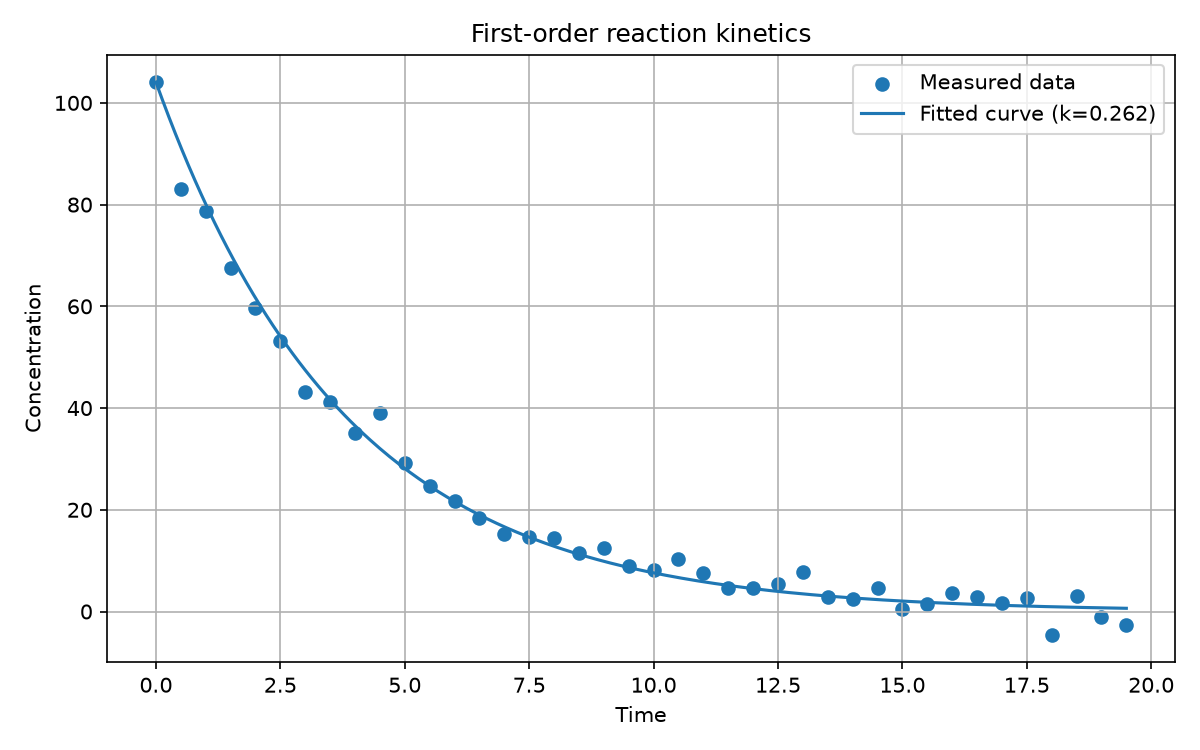

Source code (Python):
import numpy as np
import matplotlib.pyplot as plt
from scipy.optimize import minimize


# Read experimental data
data = np.loadtxt("kinetics.csv", delimiter=",", skiprows=1)

time = data[:, 0]
concentration = data[:, 1]

# Initial concentration
C0 = concentration[0]


# First-order reaction model
def model(t, k):
    return C0 * np.exp(-k * t)


# Sum of squared errors
def total_error(params):
    k = params[0]
    predicted = model(time, k)
    return np.sum((concentration - predicted) ** 2)


# Find the best rate constant
result = minimize(
    total_error,
    x0=[0.5],
    method="SLSQP",
    bounds=[(0, 5)]
)

k_fit = result.x[0]

print("Fitted rate constant k =", k_fit)
print("Optimization successful:", result.success)

# Plot measurements and fitted curve
t_fit = np.linspace(time.min(), time.max(), 300)

plt.figure(figsize=(8, 5))
plt.scatter(time, concentration, label="Measured data")
plt.plot(t_fit, model(t_fit, k_fit), label=f"Fitted curve (k={k_fit:.3f})")

plt.xlabel("Time")
plt.ylabel("Concentration")
plt.title("First-order reaction kinetics")
plt.legend()
plt.grid(True)
plt.tight_layout()
plt.savefig("kinetics.png", dpi=150)
plt.show()
